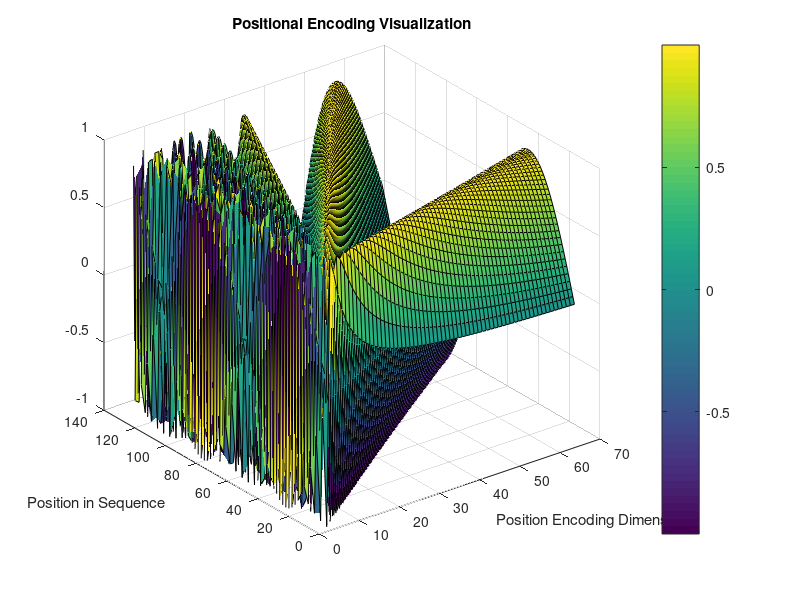

Write the MATLAB code that produced this figure.
% 序列长度
base_num = 20
sequence_length = round(base_num * pi * 2);
% 位置编码维度
d_model = 128;

% 初始化位置编码矩阵
positional_encoding = zeros(sequence_length, d_model);

% 生成位置编码
for pos = 1:sequence_length
    for i = 1:floor(d_model / 2)
        % 使用指数函数作为编码地址(作为对照)
        denominator = power(base_num, (2 * (i - 1)) / d_model);
        % 使用线性函数作为编码地址
        denominator = base_num * (2 * (i - 1) / d_model);
        positional_encoding(pos, 2 * i - 1) = sin(pos / denominator);
        positional_encoding(pos, 2 * i) = cos(pos / denominator);
    end
end

% 可视化位置编码
positional_encoding(1, 2:2:50)
surf(positional_encoding(1:2, 2:2:end));
surf(positional_encoding(:, 1:2:end));
% surf(positional_encoding(:, 1:2:end));
%imagesc(positional_encoding);
colorbar;
xlabel('Position Encoding Dimension');
ylabel('Position in Sequence');
title('Positional Encoding Visualization');
pause(100)
